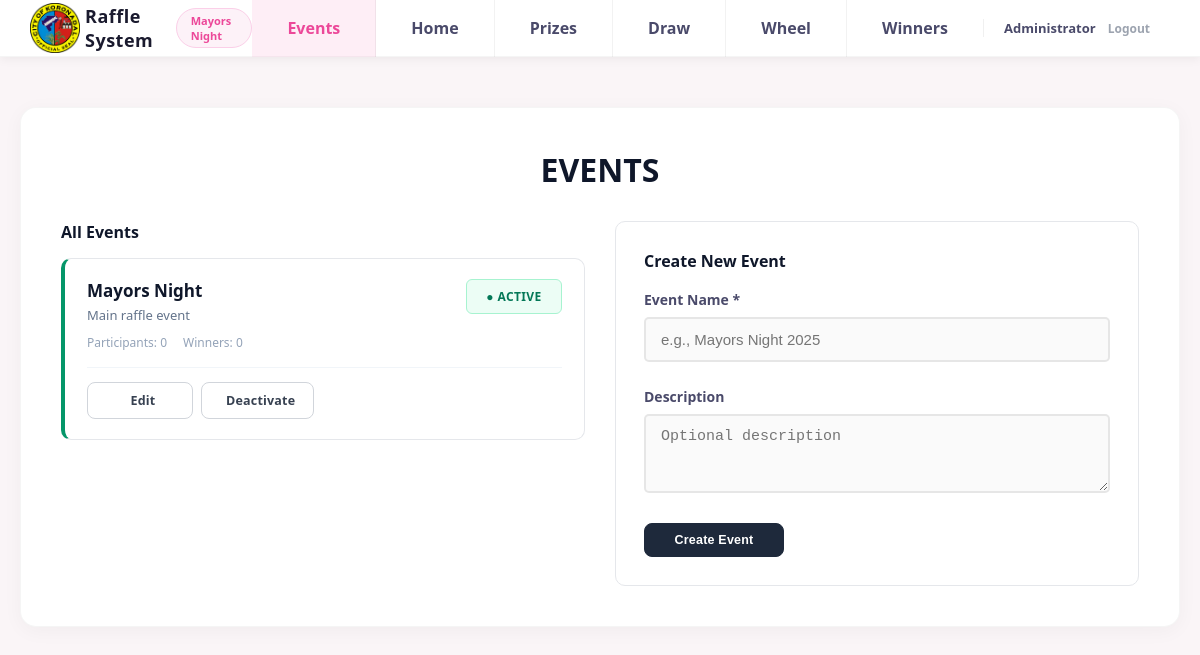
/admin.php (signed in), run on the app's committed database.
### tables this page shows
CREATE TABLE IF NOT EXISTS events (
    id INT AUTO_INCREMENT PRIMARY KEY,
    name VARCHAR(255) NOT NULL,
    description TEXT,
    status ENUM('Active', 'Inactive') DEFAULT 'Active',
    created_at TIMESTAMP DEFAULT CURRENT_TIMESTAMP
);

### config.php (called while the page is built, shortened)
<?php
function get_active_event_id($conn) {
    $r = $conn->query("SELECT id FROM events WHERE status='Active' ORDER BY id ASC LIMIT 1");
    if ($r && $r->num_rows > 0) {
        return (int)$r->fetch_assoc()['id'];
    }
    return 1;
}
?>

### auth_check.php (called while the page is built, shortened)
<?php
$current_event_id = get_active_event_id($conn);
$event_row = $conn->query("SELECT name FROM events WHERE id = $current_event_id");
$current_event_name = ($event_row && $event_row->num_rows > 0)
    ? $event_row->fetch_assoc()['name']
    : 'Unknown Event';

### admin.php (the view, shortened to what this page needs)
<?php
require_once 'config.php';
require_once 'auth_check.php';
$page = isset($_GET['page']) ? $_GET['page'] : 'events';
?>
<!DOCTYPE html>
<html lang="en">
<head>
    <link rel="stylesheet" href="style.css?v=8">
</head>
<body class="<?php echo $page === 'wheel' ? 'wheel-active' : ''; ?>">
<div class="header">
    <img src="Logo.png" alt="Logo" class="logo"><span class="systemName" style="margin-left:5px">Raffle System</span>
    <span class="event-badge"><?php echo htmlspecialchars($current_event_name); ?></span>
    <nav class="nav">
        <a href="admin.php?page=events" class="<?php echo $page === 'events' ? 'active' : ''; ?>">Events</a>
        <a href="admin.php?page=upload" class="<?php echo $page === 'upload' ? 'active' : ''; ?>">Home</a>
        <a href="admin.php?page=prizes" class="<?php echo $page === 'prizes' ? 'active' : ''; ?>">Prizes</a>
        <a href="admin.php?page=draw" class="<?php echo $page === 'draw' ? 'active' : ''; ?>">Draw</a>
        <a href="admin.php?page=wheel" class="<?php echo $page === 'wheel' ? 'active' : ''; ?>">Wheel</a>
        <a href="admin.php?page=winners" class="<?php echo $page === 'winners' ? 'active' : ''; ?>">Winners</a>
    </nav>
    <div class="user-info"><span><?php echo htmlspecialchars($_SESSION['display_name'] ?? ''); ?></span><a href="logout.php">Logout</a></div>
</div>
<div class="container"><div class="content <?php echo in_array($page,['draw','wheel'])?'fullscreen':''; ?>">
<?php
switch($page){case 'events':include 'events.php';break;case 'upload':include 'upload.php';break;case 'prizes':include 'prizes.php';break;case 'draw':include 'draw.php';break;case 'wheel':include 'wheel.php';break;case 'winners':include 'winners.php';break;default:include 'events.php';}
?>
</div></div>
</body></html>

### events.php (shortened to what this page needs)
<?php
$editing = null;
$events = $conn->query("
    SELECT e.*,
        (SELECT COUNT(*) FROM participants p WHERE p.event_id = e.id) as participant_count,
        (SELECT COUNT(*) FROM winners w WHERE w.event_id = e.id) as winner_count
    FROM events e
    ORDER BY e.created_at DESC
");
?>
<h1>Events</h1>
<div style="display:grid; grid-template-columns:1fr 1fr; gap:30px;">
    <div>
        <h3 style="color:#0f172a; margin-bottom:15px; font-size:16px;">All Events</h3>
        <?php if ($events && $events->num_rows > 0): ?>
            <?php while ($event = $events->fetch_assoc()): ?>
            <div class="ev-card<?php echo $event['status'] === 'Active' ? ' ev-card-active' : ''; ?>">
                <div style="display:flex; justify-content:space-between; align-items:flex-start; gap:14px;">
                    <div>
                        <span class="ev-name"><?php echo htmlspecialchars($event['name']); ?></span>
                        <?php if ($event['description']): ?>
                        <p class="ev-desc"><?php echo htmlspecialchars($event['description']); ?></p>
                        <?php endif; ?>
                    </div>
                    <?php if ($event['status'] === 'Active'): ?>
                    <span class="ev-badge ev-badge-active">&#9679; Active</span>
                    <?php else: ?>
                    <span class="ev-badge ev-badge-inactive">Inactive</span>
                    <?php endif; ?>
                </div>
                <div class="ev-meta">
                    <span>Participants: <?php echo $event['participant_count']; ?></span>
                    <span>Winners: <?php echo $event['winner_count']; ?></span>
                </div>
                <div class="ev-actions" style="margin-top:16px; padding-top:14px; border-top:1px solid #f1f5f9;">
                    <a href="?page=events&edit_event=<?php echo $event['id']; ?>" class="ev-btn"><i class="fas fa-pen"></i> Edit</a>
                    <?php if ($event['status'] === 'Active'): ?>
                    <a href="?page=events&deactivate_event=<?php echo $event['id']; ?>"
                       onclick="return confirm('Deactivate this event? The raffle will stop drawing from it.');"
                       class="ev-btn"><i class="fas fa-power-off"></i> Deactivate</a>
                    <?php endif; ?>
                </div>
            </div>
            <?php endwhile; ?>
        <?php else: ?>
            <p style="color:#6b7280;">No events yet.</p>
        <?php endif; ?>
    </div>
    <div class="ev-panel">
        <h3><?php echo $editing ? 'Edit Event: ' . htmlspecialchars($editing['name']) : 'Create New Event'; ?></h3>
        <form method="POST">
            <div class="form-group">
                <label>Event Name *</label>
                <input type="text" name="name" required placeholder="e.g., Mayors Night 2025"
                       value="<?php echo htmlspecialchars($editing['name'] ?? ''); ?>">
            </div>
            <div class="form-group">
                <label>Description</label>
                <textarea name="description" rows="3" style="width:100%; padding:12px 15px; border:2px solid rgba(0,0,0,0.08); border-radius:5px; font-size:15px; background:#fafafa; resize:vertical;" placeholder="Optional description"><?php echo htmlspecialchars($editing['description'] ?? ''); ?></textarea>
            </div>
            <div style="display:flex; gap:10px; align-items:center;">
                <button type="submit" name="<?php echo $editing ? 'update_event' : 'add_event'; ?>"
                        class="ev-btn ev-btn-primary" style="min-width:140px;">
                    <?php echo $editing ? 'Update Event' : 'Create Event'; ?>
                </button>
            </div>
        </form>
    </div>
</div>

### style.css (style rules this page uses)
* { margin: 0; padding: 0; box-sizing: border-box; }
body { font-family: "Segoe UI", Tahoma, Geneva, Verdana, sans-serif; background-color: #faf5f7; background-image: url("background.jpg"); background-size: cover; background-position: center; background-attachment: fixed; min-height: 100vh; color: #1a1a2e; }
.container { max-width: 1200px; margin: 0 auto; padding: 77px 20px 20px; }
.header { position: fixed; top: 0; left: 0; width: 100%; z-index: 100; background: #ffffff; box-shadow: 0 2px 10px rgba(0, 0, 0, 0.06); display: flex; align-items: center; justify-content: space-between; padding: 0 30px; border-bottom: 1px solid rgba(0, 0, 0, 0.04); height: 57px; }
.logo { max-height: 50px; max-width: 200px; }
.systemName { font-weight: 700; color: #1a1a2e; text-shadow: none; font-size: 18px; letter-spacing: 0.5px; }
.nav { flex: 1; display: flex; justify-content: right; }
.nav a { color: #4a4a6a; text-decoration: none; padding: 18px 35px; display: inline-block; font-weight: 600; font-size: 16px; transition: all 0.3s ease; border-right: 1px solid rgba(0, 0, 0, 0.05); }
.nav a:last-child { border-right: none; }
.nav a.active { background: rgba(244, 114, 182, 0.12); color: #ec4899; font-weight: 700; }
.content { background: #ffffff; border-radius: 16px; padding: 40px; margin: 30px 0; box-shadow: 0 4px 20px rgba(0, 0, 0, 0.04); border: 1px solid rgba(0, 0, 0, 0.04); }
h1 { color: #ec4899; margin-bottom: 30px; font-size: 32px; text-align: center; text-transform: uppercase; }
.form-group { margin-bottom: 25px; }
label { display: block; margin-bottom: 8px; color: #4a4a6a; font-weight: 600; font-size: 14px; }
input[type="text"], input[type="number"], input[type="file"], select { width: 100%; padding: 12px 15px; border: 2px solid rgba(0, 0, 0, 0.08); border-radius: 5px; font-size: 15px; transition: border 0.3s; background: #fafafa; color: #1a1a2e; }

### admin.php (style rules this page uses)
.event-badge { background:#fdf2f8;color:#ec4899;padding:4px 14px;border-radius:20px;font-size:11px;font-weight:700;border:1px solid #fbcfe8;margin-left:10px }
.user-info { display:flex;align-items:center;gap:12px;padding:0 20px;border-left:1px solid rgba(0,0,0,.06) }
.user-info span { font-size:13px;color:#4a4a6a;font-weight:600 }
.user-info a { font-size:12px;color:#9ca3af;text-decoration:none;font-weight:600 }

### events.php (style rules this page uses)
h1 { color:#0f172a; }
.ev-actions { display:flex; gap:8px; align-items:center; flex-shrink:0; }
.ev-btn { display:inline-flex; align-items:center; justify-content:center; gap:6px; min-width:106px; padding:9px 18px; border-radius:8px; font-size:12.5px; font-weight:600; letter-spacing:.2px; text-decoration:none; cursor:pointer; text-align:center; border:1px solid #d1d5db; background:#fff; color:#374151; transition:background .15s ease, border-color .15s ease, color .15s ease; }
.ev-btn-primary { background:#1e293b; border-color:#1e293b; color:#fff; }
.ev-badge { display:inline-flex; align-items:center; justify-content:center; min-width:96px; padding:8px 14px; border-radius:6px; font-size:12px; font-weight:700; letter-spacing:.4px; text-transform:uppercase; }
.ev-badge-active { background:#ecfdf5; color:#047857; border:1px solid #a7f3d0; }
.ev-card { background:#fff; border:1px solid #e5e7eb; border-left:4px solid transparent; border-radius:10px; padding:20px 22px; margin-bottom:14px; }
.ev-card-active { border-left-color:#059669; }
.ev-name { font-size:17px; font-weight:700; color:#0f172a; }
.ev-desc { color:#64748b; font-size:13px; margin-top:4px; }
.ev-meta { margin-top:10px; display:flex; gap:16px; font-size:12px; color:#94a3b8; font-weight:500; }
.ev-panel { background:#fff; border:1px solid #e5e7eb; border-radius:10px; padding:28px; }
.ev-panel h3 { color:#0f172a; margin-bottom:18px; font-size:16px; font-weight:700; }

### data on the page
events: current_event_name "Mayors Night", name "Mayors Night", description "Main raffle event", status "● ACTIVE", participant_count "0", winner_count "0"

### other printed values
$_SESSION['display_name'] "Administrator"
